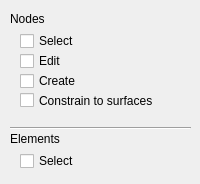
<?xml version="1.0" encoding="UTF-8"?>
<ui version="4.0">
 <class>InteractiveToolWidget</class>
 <widget class="QWidget" name="InteractiveToolWidget">
  <property name="geometry">
   <rect>
    <x>0</x>
    <y>0</y>
    <width>200</width>
    <height>184</height>
   </rect>
  </property>
  <property name="windowTitle">
   <string>Form</string>
  </property>
  <widget class="Line" name="line">
   <property name="geometry">
    <rect>
     <x>10</x>
     <y>120</y>
     <width>181</width>
     <height>16</height>
    </rect>
   </property>
   <property name="orientation">
    <enum>Qt::Horizontal</enum>
   </property>
  </widget>
  <widget class="QLabel" name="nodeLabel">
   <property name="geometry">
    <rect>
     <x>10</x>
     <y>10</y>
     <width>62</width>
     <height>17</height>
    </rect>
   </property>
   <property name="text">
    <string>Nodes</string>
   </property>
  </widget>
  <widget class="QWidget" name="nodeSelectionWidget" native="true">
   <property name="enabled">
    <bool>true</bool>
   </property>
   <property name="geometry">
    <rect>
     <x>10</x>
     <y>30</y>
     <width>181</width>
     <height>91</height>
    </rect>
   </property>
   <widget class="QCheckBox" name="enableSelection">
    <property name="geometry">
     <rect>
      <x>10</x>
      <y>0</y>
      <width>94</width>
      <height>22</height>
     </rect>
    </property>
    <property name="text">
     <string>Select</string>
    </property>
    <property name="checked">
     <bool>false</bool>
    </property>
   </widget>
   <widget class="QCheckBox" name="enableEdit">
    <property name="geometry">
     <rect>
      <x>10</x>
      <y>20</y>
      <width>94</width>
      <height>22</height>
     </rect>
    </property>
    <property name="text">
     <string>Edit</string>
    </property>
   </widget>
   <widget class="QCheckBox" name="enableCreate">
    <property name="geometry">
     <rect>
      <x>10</x>
      <y>40</y>
      <width>94</width>
      <height>22</height>
     </rect>
    </property>
    <property name="text">
     <string>Create</string>
    </property>
   </widget>
   <widget class="QCheckBox" name="enableConstrain">
    <property name="geometry">
     <rect>
      <x>10</x>
      <y>60</y>
      <width>161</width>
      <height>21</height>
     </rect>
    </property>
    <property name="text">
     <string>Constrain to surfaces</string>
    </property>
   </widget>
  </widget>
  <widget class="QLabel" name="elementLabel">
   <property name="geometry">
    <rect>
     <x>10</x>
     <y>130</y>
     <width>62</width>
     <height>17</height>
    </rect>
   </property>
   <property name="text">
    <string>Elements</string>
   </property>
   <property name="indent">
    <number>0</number>
   </property>
  </widget>
  <widget class="QCheckBox" name="elementSelection">
   <property name="geometry">
    <rect>
     <x>20</x>
     <y>150</y>
     <width>94</width>
     <height>22</height>
    </rect>
   </property>
   <property name="text">
    <string>Select</string>
   </property>
   <property name="checked">
    <bool>false</bool>
   </property>
  </widget>
 </widget>
 <resources/>
 <connections>
  <connection>
   <sender>enableSelection</sender>
   <signal>stateChanged(int)</signal>
   <receiver>InteractiveToolWidget</receiver>
   <slot>enableSelectionToggle()</slot>
   <hints>
    <hint type="sourcelabel">
     <x>69</x>
     <y>40</y>
    </hint>
    <hint type="destinationlabel">
     <x>220</x>
     <y>40</y>
    </hint>
   </hints>
  </connection>
  <connection>
   <sender>enableEdit</sender>
   <signal>stateChanged(int)</signal>
   <receiver>InteractiveToolWidget</receiver>
   <slot>enableEditToggle()</slot>
   <hints>
    <hint type="sourcelabel">
     <x>77</x>
     <y>63</y>
    </hint>
    <hint type="destinationlabel">
     <x>260</x>
     <y>66</y>
    </hint>
   </hints>
  </connection>
  <connection>
   <sender>enableCreate</sender>
   <signal>stateChanged(int)</signal>
   <receiver>InteractiveToolWidget</receiver>
   <slot>enableCreateToggle()</slot>
   <hints>
    <hint type="sourcelabel">
     <x>95</x>
     <y>82</y>
    </hint>
    <hint type="destinationlabel">
     <x>234</x>
     <y>82</y>
    </hint>
   </hints>
  </connection>
  <connection>
   <sender>enableConstrain</sender>
   <signal>stateChanged(int)</signal>
   <receiver>InteractiveToolWidget</receiver>
   <slot>enableConstrainToggle()</slot>
   <hints>
    <hint type="sourcelabel">
     <x>152</x>
     <y>99</y>
    </hint>
    <hint type="destinationlabel">
     <x>203</x>
     <y>98</y>
    </hint>
   </hints>
  </connection>
  <connection>
   <sender>elementSelection</sender>
   <signal>stateChanged(int)</signal>
   <receiver>InteractiveToolWidget</receiver>
   <slot>elementSelectionToggle()</slot>
   <hints>
    <hint type="sourcelabel">
     <x>72</x>
     <y>162</y>
    </hint>
    <hint type="destinationlabel">
     <x>207</x>
     <y>162</y>
    </hint>
   </hints>
  </connection>
 </connections>
 <slots>
  <slot>enableSelectionToggle()</slot>
  <slot>enableEditToggle()</slot>
  <slot>enableCreateToggle()</slot>
  <slot>enableConstrainToggle()</slot>
  <slot>lineSelectionToggle()</slot>
  <slot>surfacesSelectionToggle()</slot>
  <slot>elementSelectionToggle()</slot>
 </slots>
</ui>
